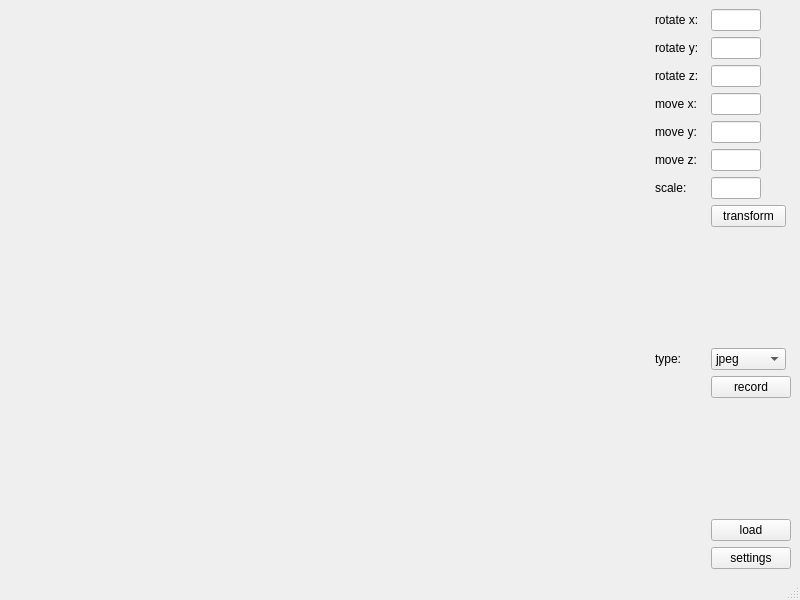
<?xml version="1.0" encoding="UTF-8"?>
<ui version="4.0">
 <class>MainWindow</class>
 <widget class="QMainWindow" name="MainWindow">
  <property name="geometry">
   <rect>
    <x>0</x>
    <y>0</y>
    <width>800</width>
    <height>600</height>
   </rect>
  </property>
  <property name="windowTitle">
   <string>MainWindow</string>
  </property>
  <widget class="QWidget" name="centralwidget">
   <layout class="QGridLayout" name="gridLayout">
    <item row="12" column="2">
     <widget class="QPushButton" name="load_btn">
      <property name="text">
       <string>load</string>
      </property>
     </widget>
    </item>
    <item row="2" column="1">
     <widget class="QLabel" name="label_3">
      <property name="maximumSize">
       <size>
        <width>50</width>
        <height>20</height>
       </size>
      </property>
      <property name="text">
       <string>rotate z:</string>
      </property>
     </widget>
    </item>
    <item row="5" column="1">
     <widget class="QLabel" name="label_8">
      <property name="text">
       <string>move z:</string>
      </property>
     </widget>
    </item>
    <item row="6" column="2">
     <widget class="QLineEdit" name="scale_le">
      <property name="maximumSize">
       <size>
        <width>50</width>
        <height>16777215</height>
       </size>
      </property>
     </widget>
    </item>
    <item row="13" column="2">
     <widget class="QPushButton" name="set_btn">
      <property name="maximumSize">
       <size>
        <width>100</width>
        <height>16777215</height>
       </size>
      </property>
      <property name="text">
       <string>settings</string>
      </property>
     </widget>
    </item>
    <item row="6" column="1">
     <widget class="QLabel" name="label_4">
      <property name="maximumSize">
       <size>
        <width>50</width>
        <height>20</height>
       </size>
      </property>
      <property name="text">
       <string>scale:</string>
      </property>
     </widget>
    </item>
    <item row="1" column="2">
     <widget class="QLineEdit" name="rot_y_le">
      <property name="maximumSize">
       <size>
        <width>50</width>
        <height>16777215</height>
       </size>
      </property>
     </widget>
    </item>
    <item row="3" column="2">
     <widget class="QLineEdit" name="move_x_le">
      <property name="maximumSize">
       <size>
        <width>50</width>
        <height>16777215</height>
       </size>
      </property>
     </widget>
    </item>
    <item row="5" column="2">
     <widget class="QLineEdit" name="move_z_le">
      <property name="maximumSize">
       <size>
        <width>50</width>
        <height>16777215</height>
       </size>
      </property>
     </widget>
    </item>
    <item row="0" column="0" rowspan="14">
     <widget class="Viewer" name="viewer" native="true"/>
    </item>
    <item row="4" column="1">
     <widget class="QLabel" name="label_7">
      <property name="text">
       <string>move y:</string>
      </property>
     </widget>
    </item>
    <item row="2" column="2">
     <widget class="QLineEdit" name="rot_z_le">
      <property name="maximumSize">
       <size>
        <width>50</width>
        <height>16777215</height>
       </size>
      </property>
     </widget>
    </item>
    <item row="0" column="1">
     <widget class="QLabel" name="label">
      <property name="maximumSize">
       <size>
        <width>50</width>
        <height>20</height>
       </size>
      </property>
      <property name="text">
       <string>rotate x:</string>
      </property>
     </widget>
    </item>
    <item row="3" column="1">
     <widget class="QLabel" name="label_6">
      <property name="text">
       <string>move x:</string>
      </property>
     </widget>
    </item>
    <item row="1" column="1">
     <widget class="QLabel" name="label_2">
      <property name="maximumSize">
       <size>
        <width>50</width>
        <height>20</height>
       </size>
      </property>
      <property name="text">
       <string>rotate y:</string>
      </property>
     </widget>
    </item>
    <item row="0" column="2">
     <widget class="QLineEdit" name="rot_x_le">
      <property name="maximumSize">
       <size>
        <width>50</width>
        <height>16777215</height>
       </size>
      </property>
     </widget>
    </item>
    <item row="4" column="2">
     <widget class="QLineEdit" name="move_y_le">
      <property name="maximumSize">
       <size>
        <width>50</width>
        <height>16777215</height>
       </size>
      </property>
     </widget>
    </item>
    <item row="7" column="2">
     <widget class="QPushButton" name="transform_btn">
      <property name="maximumSize">
       <size>
        <width>75</width>
        <height>16777215</height>
       </size>
      </property>
      <property name="text">
       <string>transform</string>
      </property>
     </widget>
    </item>
    <item row="9" column="2">
     <widget class="QComboBox" name="comboBox">
      <property name="maximumSize">
       <size>
        <width>75</width>
        <height>16777215</height>
       </size>
      </property>
      <item>
       <property name="text">
        <string>jpeg</string>
       </property>
      </item>
      <item>
       <property name="text">
        <string>bmp</string>
       </property>
      </item>
      <item>
       <property name="text">
        <string>gif</string>
       </property>
      </item>
     </widget>
    </item>
    <item row="9" column="1">
     <widget class="QLabel" name="label_5">
      <property name="maximumSize">
       <size>
        <width>50</width>
        <height>16777215</height>
       </size>
      </property>
      <property name="text">
       <string>type:</string>
      </property>
     </widget>
    </item>
    <item row="10" column="2">
     <widget class="QPushButton" name="record_btn">
      <property name="text">
       <string>record</string>
      </property>
     </widget>
    </item>
   </layout>
  </widget>
  <widget class="QMenuBar" name="menubar">
   <property name="geometry">
    <rect>
     <x>0</x>
     <y>0</y>
     <width>800</width>
     <height>24</height>
    </rect>
   </property>
  </widget>
  <widget class="QStatusBar" name="statusbar"/>
 </widget>
 <customwidgets>
  <customwidget>
   <class>Viewer</class>
   <extends>QWidget</extends>
   <header>view/viewer.h</header>
   <container>1</container>
  </customwidget>
 </customwidgets>
 <resources/>
 <connections/>
</ui>
